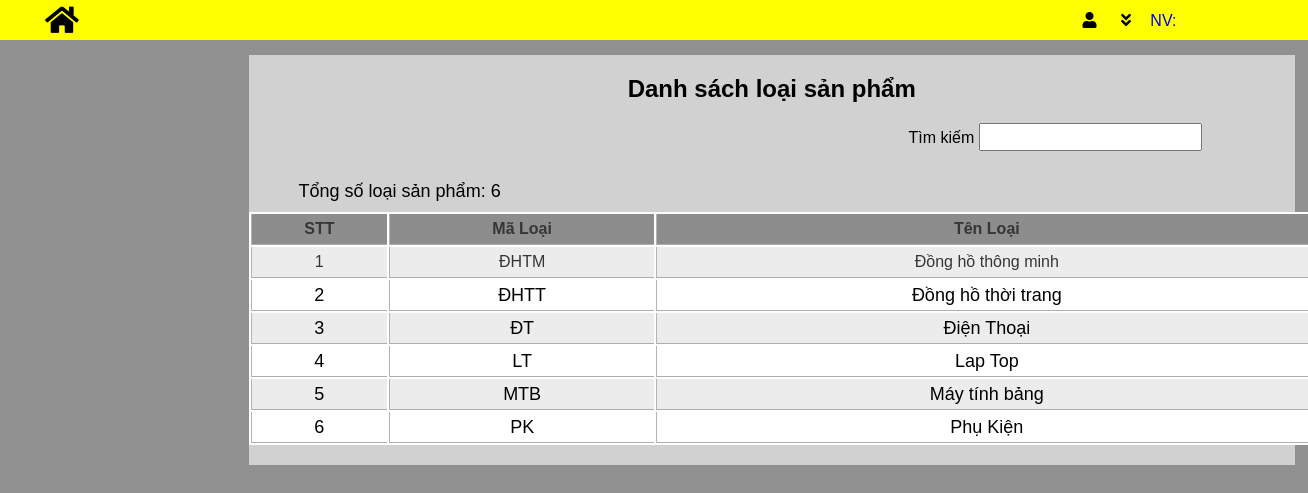
Screenshot of /admin/danhsach_loaisp.php with the database file from the repository.
### tables this page shows
CREATE TABLE `loaisp` (
  `ma_loaisp` varchar(20) NOT NULL,
  `ten_loaisp` varchar(200) NOT NULL
);

### admin/danhsach_loaisp.php (the view, shortened to what this page needs)
<!DOCTYPE html>
<html lang="en">
<head>
    <link rel="stylesheet" href="../css/admin.css">
    <link rel="stylesheet" href="../css/danhsach_lsp_th_sp.css">
    <link rel="stylesheet" href="https://cdnjs.cloudflare.com/ajax/libs/font-awesome/5.15.1/css/all.min.css" />
</head>
<body>
    <?php
        include 'tieude.php';
    ?>
    <div id="content">
        <div id="noidungchinh">
            <h2>Danh sách loại sản phẩm</h2>
            <div id="chucnang">
                <div id="timkiem">
                    <label>Tìm kiếm</label>
                    <input type="text" onkeyup="timkiem(this.value)">
                </div>
            </div>
            <?php
                include '/NienLuanCS/connection/connection.php';
                $sql = "SELECT * from loaisp";
                $result = $con->query($sql);
                $cout_loaisp = 0;
                $sql_dem_loaisp = "SELECT COUNT(ma_loaisp) as count_loaisp FROM `loaisp` WHERE 1";
                $result_demloaisp = $con->query($sql_dem_loaisp);
                if($result_demloaisp->num_rows > 0){
                    while($row_coutlsp = $result_demloaisp->fetch_assoc()){
                        $cout_loaisp = $row_coutlsp['count_loaisp'];
                    }
                }
            ?>
            <div id="danhsach">
                <p class="so_loaisp">Tổng số loại sản phẩm: <?php echo $cout_loaisp?></p>
                <table>
            <?php
                if(isset($_SESSION['admin'])){
                    echo "
                    <tr>
                        <th rowspan='2'>STT</th>
                        <th rowspan='2'>Mã Loại</th>
                        <th rowspan='2'>Tên Loại</th>
                        <th colspan='2'>Cập nhật</th>
                    </tr>
                    <tr>
                        <th>Sửa</th>
                        <th>Xóa</th>
                    </tr>
                    ";
                }else{
                    echo "
                    <tr>
                        <th>STT</th>
                        <th>Mã Loại</th>
                        <th>Tên Loại</th>
                    </tr>
                    ";
                }
            ?>
            <?php
                $i = 0;
                if($result->num_rows > 0){
                    while($row = $result->fetch_assoc()){
                    echo "
                        <tr>
                            <td>".($i = $i + 1)."</td>
                            <td>".$row['ma_loaisp']."</td>
                            <td>".$row['ten_loaisp']."</td>";
                    echo "
                        </tr>
                    ";
                    }
                }
            ?>
                </table>
            </div>
        </div>
    </div>
</body>
</html>

### css/admin.css (style rules this page uses)
* { padding: 0; margin: 0; }
body { background-color: rgb(145, 145, 145); font-family: sans-serif; }
#content { width: 100%; display: flex; }
#content #noidungchinh { width: 80%; margin: 0 auto; background-color: rgb(209, 209, 209); margin-left: 19%; margin-top: 55px; display: table-row; align-items: center; justify-content: center; padding-bottom: 20px; }
#content #noidungchinh { text-align: center; }

### css/danhsach_lsp_th_sp.css (style rules this page uses)
.so_loaisp { font-size: 18px; color: rgb(0, 0, 0); display: flex; margin: 10px; margin-left: 50px; }
#content #noidungchinh #danhsach table { width: 1070px; margin: auto; background-color: rgb(255, 255, 255); color: rgb(0, 0, 0); font-size: 18px; font-weight: 400; }
#content #noidungchinh #danhsach table tr:first-child { background-color: rgb(141, 141, 141); font-size: 16px; color: rgb(54, 54, 54); }
#content #noidungchinh #danhsach table tr:nth-child(2) { background-color: rgb(170, 170, 170); font-size: 16px; color: rgb(54, 54, 54); }
#content #noidungchinh #danhsach table tr:nth-child(even) td { background-color: rgb(236, 236, 236); }
#content #noidungchinh h2 { margin-top: 20px; }
#content #noidungchinh #chucnang { width: 900px; display: flex; flex-direction: row; flex-wrap: nowrap; justify-content: space-between; margin: 0 auto; }
#content #noidungchinh #chucnang input { height: 20px; font-size: 15px; padding: 2px 10px; }
#content #noidungchinh #chucnang #timkiem { margin: 20px; }
#content #noidungchinh table tr th, td { height: 30px; border-bottom: 1px solid rgb(173, 173, 173); border-left: 1px solid rgb(179, 179, 179); }

### rows the page displays
loaisp: ma_loaisp "ĐHTM", ten_loaisp "Đồng hồ thông minh"
loaisp: i "2", ma_loaisp "ĐHTT", ten_loaisp "Đồng hồ thời trang"
loaisp: i "3", ma_loaisp "ĐT", ten_loaisp "Điện Thoại"
loaisp: i "4", ma_loaisp "LT", ten_loaisp "Lap Top"
loaisp: i "5", ma_loaisp "MTB", ten_loaisp "Máy tính bảng"
loaisp: i "6", ma_loaisp "PK", ten_loaisp "Phụ Kiện"

### other values shown
$cout_loaisp "6"
